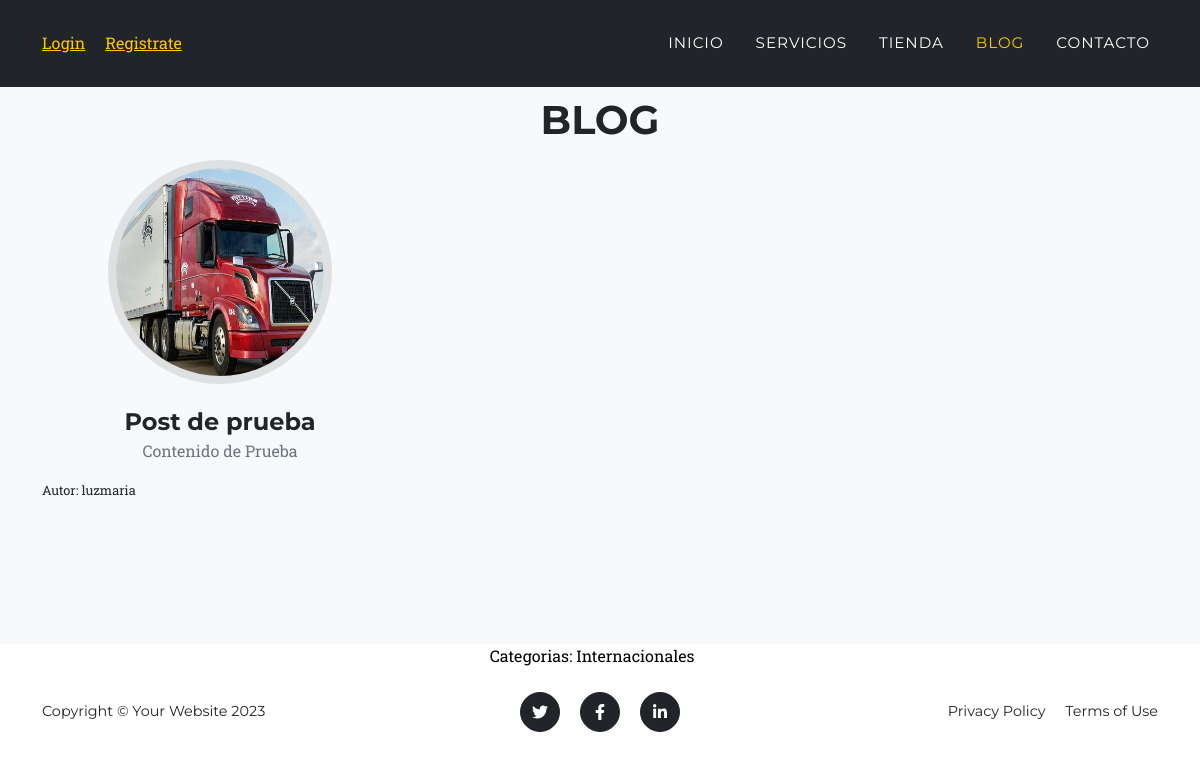
The app's page /blog/categoria/1/, older data.
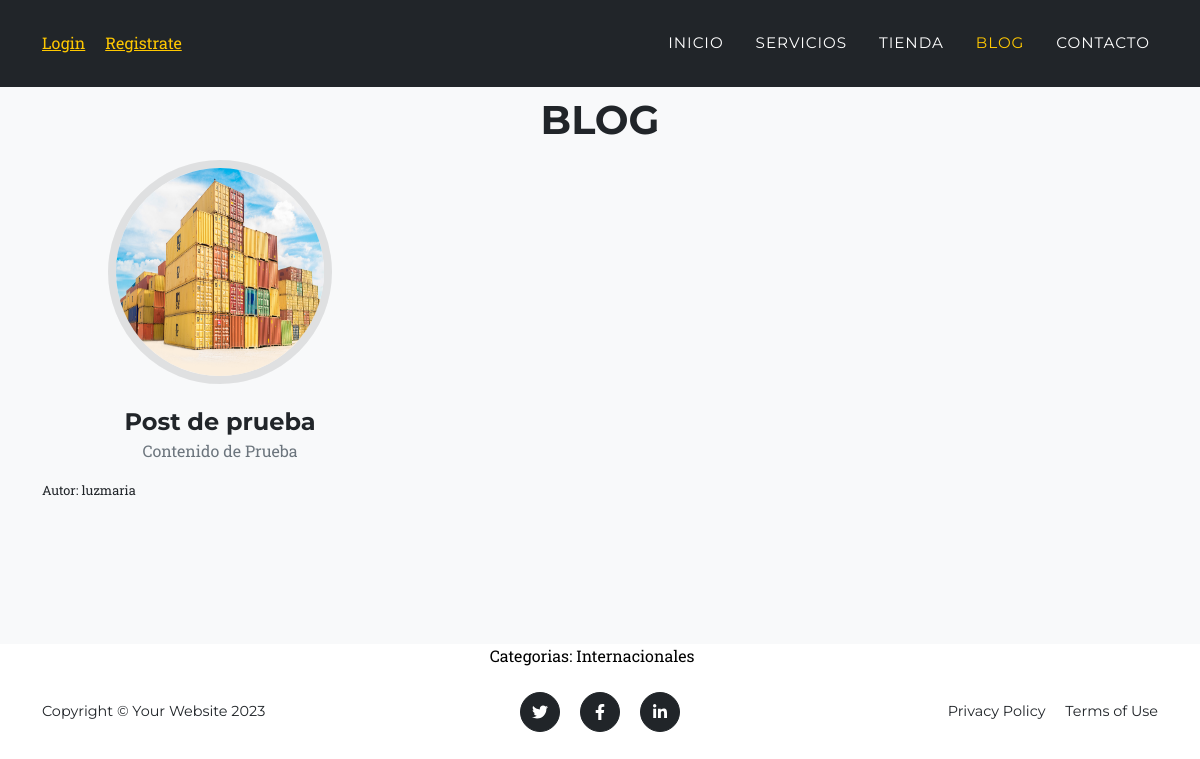
The same page, newer data.
### blog/models.py (models this page shows, shortened)
class Post(models.Model):
    titulo = models.CharField(max_length=50)
    contenido = models.CharField(max_length=50)
    imagen = models.ImageField(upload_to='blog',null=True, blank=True)
    autor = models.ForeignKey(User, on_delete=models.CASCADE)
    categorias = models.ManyToManyField(Categoria)
    created = models.DateTimeField(auto_now_add=True)
    updated = models.DateTimeField(auto_now_add=True)
    class Meta:
        verbose_name='post'
        verbose_name_plural='posts'

### blog/views.py (the view)
# urls.py: path('categoria/<categoria_id>/',views.categoria, name='categoria'),
def categoria(request,categoria_id):
    categoria = Categoria.objects.get(id=categoria_id)
    posts = Post.objects.filter(categorias=categoria)
    return render(request,'blog/categoria.html',{"categoria":categoria,"posts":posts})

### carro/context_processor.py (called while the page is built)
def importe_total_carro(request):
    carro = Carro(request)
    total=0
    if request.user.is_authenticated:
        for key,value in request.session["carro"].items():
            total=total+float(value["precio"])
    return {"importe_total_carro":total}

### blog/templates/blog/categoria.html
{% extends "ProyectoWebApp/base.html" %}
{% block content %}
{% load static %}
    <section class="page-section bg-light" id="team">
        <div class="container">
            <div class="text-center">
                <h2 class="section-heading text-uppercase">Blog</h2>
            </div>
            <div class="row">
                {% for post in posts %}
                <div class="col-lg-4">
                    <div class="team-member">
                        <img class="mx-auto rounded-circle" src="{{post.imagen.url}}" alt="..." />
                        <h4>{{post.titulo}}</h4>
                        <p class="text-muted">{{post.contenido}}</p>
                        <div style="text-align: left; font-size:0.8em;">Autor: {{post.autor}}</div>
                    </div>
                </div>
                {% endfor %}
            </div>
        </div>
    </section>
    <div>
        <div style="width: 75%; margin:auto;text-align:center;color:black;">
            Categorias:
            {% for post in posts %}
                {% for categoria in post.categorias.all %}
                    {{categoria.nombre}} &nbsp;&nbsp;&nbsp;
                {% endfor %}
            {% endfor %}
        </div>
    </div>
{% endblock %}

Row changes from the older to the newer data that the page shows:
changed Post "Post de prueba": imagen: a different picture
